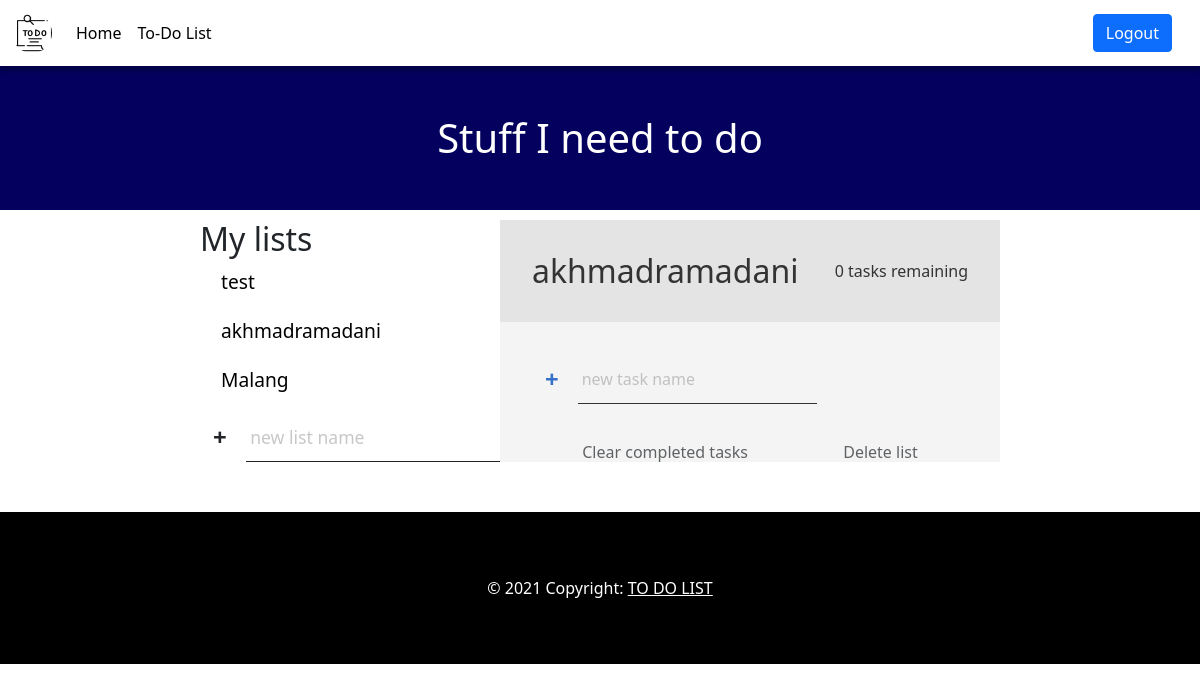
/index.php?page=todolist&list_id=4&list_name=akhmadramadani (signed in), run on an earlier commit of the app's database.
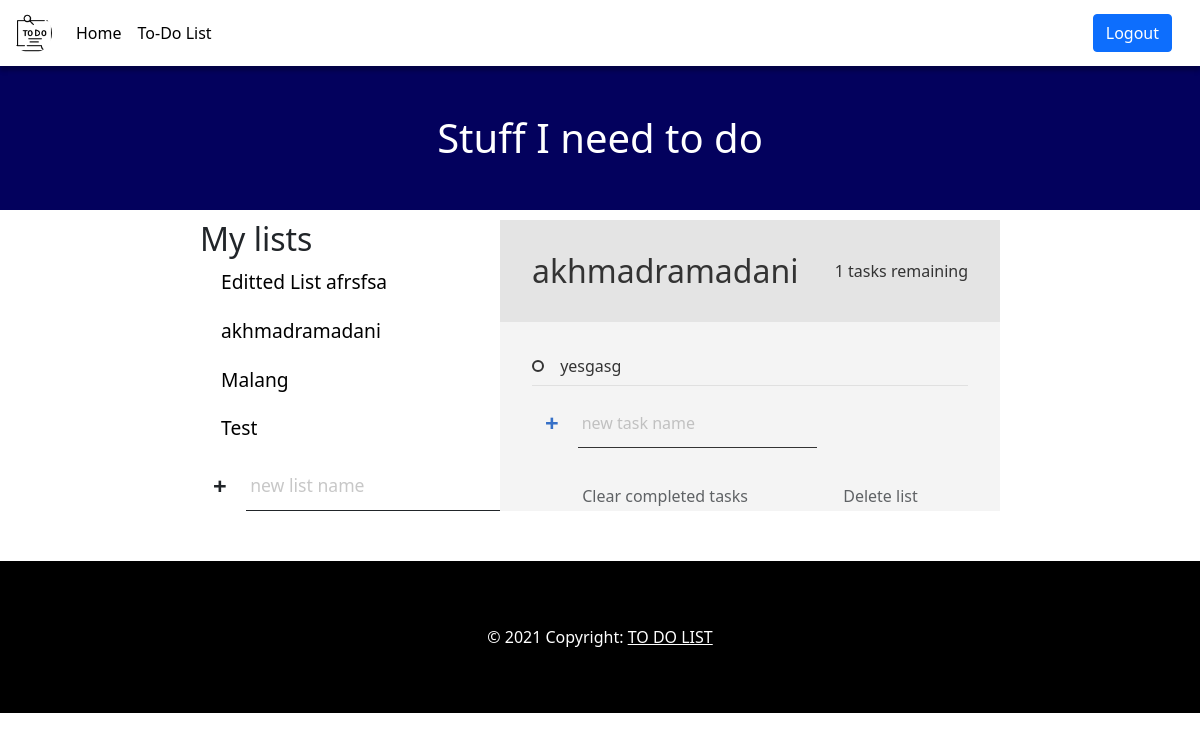
And on a later commit of the database.
### tables this page shows
CREATE TABLE `lists` (
  `list_id` int(11) NOT NULL,
  `list_name` varchar(256) NOT NULL,
  `user_id` int(11) NOT NULL
);

CREATE TABLE `tasks` (
  `task_id` int(11) NOT NULL,
  `task_name` varchar(256) NOT NULL,
  `task_status` int(11) NOT NULL,
  `list_id` int(11) NOT NULL,
  `date_added` date DEFAULT NULL,
  `due_date` date DEFAULT NULL
);

### todolist.php (the view, shortened to what this page needs)
<div class="header">
    <h1 class="p-5 text-white text-center" style="background-color:#03015D; text-align:center;">
        Stuff I need to do</h1>
</div>
<div class="content">
    <div class="all-tasks">
        <h2 class="task-list-title">My lists</h2>
        <?php
        include 'controllers/koneksi.php';
        $id_user = $_SESSION['id'];
        $query = "SELECT * FROM lists WHERE user_id = '$id_user'";
        $result = mysqli_query($connection, $query);
        if (mysqli_num_rows($result) > 0) {
            while ($row = mysqli_fetch_assoc($result)) {
        ?>
                <a href="?page=todolist&list_id=<?php echo $row['list_id']; ?>&list_name=<?php echo $row['list_name']; ?>" style="text-decoration: none; color: black;">
                    <ul class="task-list"><?php echo $row["list_name"] ?></ul>
                </a>
        <?php
            }
        }
        ?>
        <form action="controllers/insert_list_controller.php" method="post">
            <input type="text" class="new list" placeholder="new list name" aria-label="new list name" name="name" />
            <button type="submit" class="btn create" aria-label="create new list">+</button>
        </form>
    </div>
    <?php
    $list_id = $_GET['list_id'];
    $list_name = $_GET['list_name'];
    $queryGetTask = "SELECT * FROM tasks t INNER JOIN lists l ON t.list_id = l.list_id  WHERE l.list_id = '$list_id'";
    $resultTask = mysqli_query($connection, $queryGetTask);
    ?>
    <?php
    if (isset($list_id)) {
    ?>
        <div class="todo-list">
            <div class="todo-header">
                <h2 class="list-title"><?php echo $list_name; ?></h2>
                <p class="task-count"><?php echo mysqli_num_rows($resultTask); ?> tasks remaining</p>
            </div>
            <div class="todo-body">
                <div class="tasks">
                    <?php
                    if (mysqli_num_rows($resultTask) > 0) {
                        while ($rowTask = mysqli_fetch_assoc($resultTask)) {
                    ?>
                            <div class="task">
                                <form action="controllers/update_status_task.php" method="post" id="<?php echo 'formUpdate' . $rowTask['task_id']; ?>">
                                    <label for="<?php echo $rowTask['task_id']; ?>">
                                        <span class="custom-checkbox"></span>
                                        <?php echo $rowTask['task_name']; ?>
                                    </label>
                                </form>
                            </div>
                    <?php
                        }
                    }
                    ?>
                </div>
                <div class="new-task-creator">
                    <form action="controllers/add_new_task.php" method="post">
                        <input type="text" data-new-task-input class="new task" placeholder="new task name" aria-label="new task name" name='name' />
                        <button type="submit" class="btn create" aria-label="create new task">+</button>
                    </form>
                </div>
                <div class="delete-stuff">
                    <form action="controllers/clear_completed_tasks.php" method="post">
                        <button type="submit" class="btn delete">Clear completed tasks</button>
                    </form>
                    <form action="controllers/delete_list.php" method="post">
                        <button type="submit" class="btn delete" data-delete-list-button>Delete list</button>
                    </form>
                </div>
            </div>
        </div>
    <?php
    }
    ?>
</div>

### index.php (shortened to what this page needs)
<?php
$page = $_GET['page'];
$statusLogin = $_SESSION['status'];
if ($statusLogin == 'login') {
?>
	<!DOCTYPE html>
	<html lang="en">
	<head>
		<link rel="stylesheet" type="text/css" href="main.css" />
		<link href="https://cdn.jsdelivr.net/npm/bootstrap@5.1.3/dist/css/bootstrap.min.css" rel="stylesheet">
	</head>
	<body>
		<nav class="navbar navbar-expand-lg" style="background-color:white; box-shadow: 0px 5px 4px rgba(0, 0, 0, 0.25);">
			<div class="container-fluid">
				<a class="navbar-brand" href="index.php">
					<img src="to-do-list.png" alt="Avatar Logo" style="width:40px;" class="rounded-pill">
				</a>
				<ul class="navbar-nav me-auto mb-2 mb-lg-0">
					<li class="nav-item">
						<a class="nav-link" href="?page=home" style="color:black">Home</a>
					</li>
					<li class="nav-item">
						<a class="nav-link" href="?page=todolist" style="color:black">To-Do List</a>
					</li>
				</ul>
				<div class="d-flex align-items-center">
					<a href="controllers/logout_controller.php">
						<button type="button" class="btn btn-primary me-3">
							Logout
						</button>
					</a>
				</div>
			</div>
		</nav>
		<?php
		switch ($page) {
			case 'todolist':
				include 'todolist.php';
				break;
		}
		?>
		<footer class="text-center text-white p-5" style="background-color: black;">
			<div class="text-center p-3" style="background-color: black;">
				© 2021 Copyright:
				<a class="text-white" href="index.html">TO DO LIST</a>
			</div>
		</footer>
	</body>
	</html>
<?php
} else {
	header('location:login.php');
}
?>

### main.css (style rules this page uses)
:root { --clr-primary: rgb(54, 112, 199); --clr-light: #f4f4f4; --clr-dark: #333; --clr-warning: rgb(99, 36, 36); }
*, *::before, *::after { font-family: inherit; box-sizing: border-box; }
body { margin: 0; font-family: "roboto", sans-serif; font-weight: 300; font-size: 1.5rem; background-color: var(--clr-primary); color: var(--clr-light); }
.content { margin-top: 10px; margin-bottom: 50px; display: grid; grid: "...... lists active ......" auto / 1fr minmax(100px, 300px) minmax(250px, 500px) 1fr; }
.all-tasks { grid-area: lists; }
.task-list { font-size: 1.2rem; line-height: 1.7; list-style: circle; padding-left: 1.1em; }
form { display: flex; }
.btn { cursor: pointer; background: 0; border: 0; padding: 0; color: inherit; }
.btn.create { font-size: 1.5rem; font-weight: 900; margin-right: 0.25em; transition: opacity 250ms ease-in; }
.btn.delete { opacity: 0.7; font-size: 1rem; transition: color 200ms; }
.new { background: transparent; border: 0; color: inherit; border-bottom: 1px solid currentColor; font-size: inherit; outline: none; padding: 0.25em; transition: border-bottom 150ms ease-in; order: 2; }
.new::placeholder { opacity: 0.4; }
.new.list { font-size: 1.1rem; }
.new.task { margin-bottom: 0; }
.todo-list { --spacer: 2rem; grid-area: active; background: var(--clr-light); color: var(--clr-dark); }
.todo-header { padding: var(--spacer); background: #e4e4e4; display: flex; align-items: center; justify-content: space-between; }
.list-title { margin: 0 1em 0 0; }
.task-count { margin: 0; font-size: 1rem; }
.todo-body { padding: var(--spacer); position: relative; }
.new-task-creator .create { color: var(--clr-primary); }
.task label { display: flex-inline; align-items: center; position: relative; }
.task { position: relative; margin-bottom: 1.25em; }
.task::after { content: ""; position: absolute; right: 0; left: 0; bottom: -0.5em; height: 1px; background: currentColor; opacity: 0.1; }
.custom-checkbox { --size: 0.75em; display: inline-block; width: var(--size); height: var(--size); margin-right: var(--size); cursor: pointer; border: 2px solid currentColor; border-radius: 50%; -webkit-transform: scale(1); transform: scale(1); transition: -webkit-transform 300ms ease-in-out; transition: transform 300ms ease-in-out; transition: transform 300ms ease-in-out, -webkit-transform 300ms ease-in-out; }
.task label::after { content: ""; position: absolute; left: 0; right: 0; left: 1.5em; top: 50%; height: 3px; background: currentColor; -webkit-transform: scaleX(0); transform: scaleX(0); -webkit-transform-origin: right; transform-origin: right; transition: -webkit-transform 150ms ease-in-out; transition: transform 150ms ease-in-out; transition: transform 150ms ease-in-out, -webkit-transform 150ms ease-in-out; }
.delete-stuff { display: flex; justify-content: space-evenly; position: absolute; width: 100%; left: 0; bottom: -35px; color: var(--clr-light); }

What changed in the data, as far as the page shows it:
changed lists: list_name "test" → "Editted List afrsfsa"
added lists: list_name "Test"
added tasks: task_name "yesgasg"
Also different on the page:
mysqli_num_rows($resultTask): "0" → "1"
